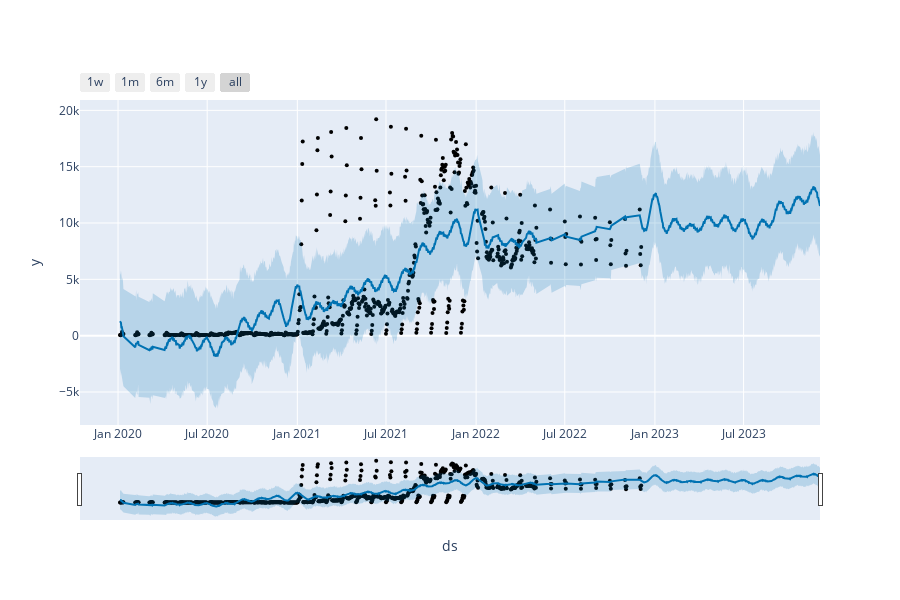

This figure's notebook cell:
### Code cell
plot_plotly(m, forecast)

### Figure 1 — Plotly figure (JSON) as saved in the notebook; plotly's stock layout.template omitted (floating-point values rounded to 4 significant figures; data arrays with more than 128 entries replaced by an {"elided": "..."} marker saying what was removed)
{"data": [{"marker": {"color": "black", "size": 4}, "mode": "markers", "name": "Actual", "type": "scatter", "x": {"elided": "755 str values"}, "y": {"elided": "755 float values"}}, {"hoverinfo": "skip", "line": {"width": 0}, "mode": "lines", "type": "scatter", "x": {"elided": "1120 str values"}, "y": {"elided": "1120 float values"}}, {"fill": "tonexty", "fillcolor": "rgba(0, 114, 178, 0.2)", "line": {"color": "#0072B2", "width": 2}, "mode": "lines", "name": "Predicted", "type": "scatter", "x": {"elided": "1120 str values"}, "y": {"elided": "1120 float values"}}, {"fill": "tonexty", "fillcolor": "rgba(0, 114, 178, 0.2)", "hoverinfo": "skip", "line": {"width": 0}, "mode": "lines", "type": "scatter", "x": {"elided": "1120 str values"}, "y": {"elided": "1120 float values"}}], "layout": {"height": 600, "showlegend": false, "width": 900, "xaxis": {"rangeselector": {"buttons": [{"count": 7, "label": "1w", "step": "day", "stepmode": "backward"}, {"count": 1, "label": "1m", "step": "month", "stepmode": "backward"}, {"count": 6, "label": "6m", "step": "month", "stepmode": "backward"}, {"count": 1, "label": "1y", "step": "year", "stepmode": "backward"}, {"step": "all"}]}, "rangeslider": {"visible": true}, "title": {"text": "ds"}, "type": "date"}, "yaxis": {"title": {"text": "y"}}}}
